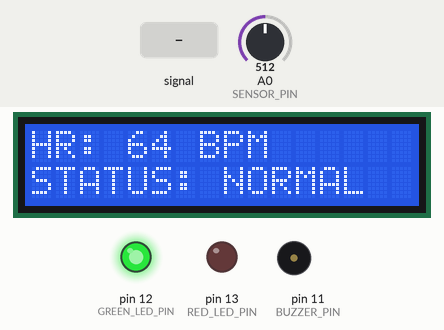
Bench run of a sketch on a simulated Arduino Uno, built with avr-gcc and run on an emulated ATmega328P. Shown: 16×2 character LCD, output pins drawn as LEDs (lit = HIGH), buzzer (waves = sounding). Dashed ring = blinking. The test bench sets the inputs (shaded band); at power-on: A0 (SENSOR_PIN) = 512. What the sketch prints to the serial monitor is not drawn.

Above: at 3.3 s.
3.4 s: A0 (SENSOR_PIN) fed a 200 Hz sine of ±460 counts around its level
At 3.87 s:
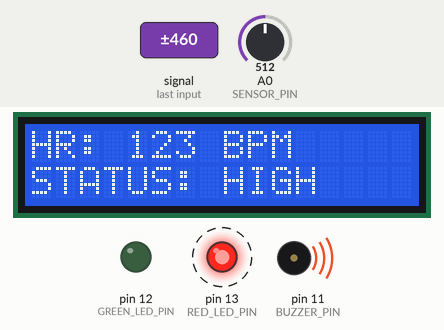
5.3 s: A0 (SENSOR_PIN) set to 306
At 6.77 s:
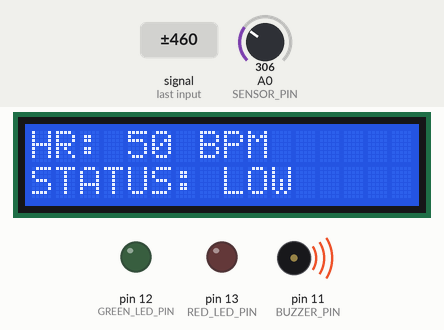
8.3 s: A0 (SENSOR_PIN) set to 511
At 9.3 s:
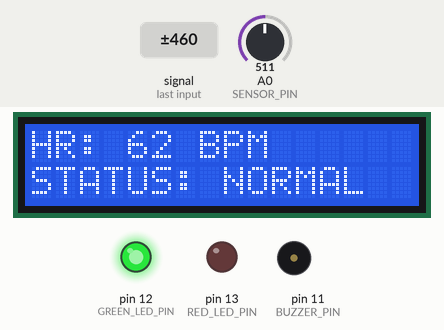
10.1 s: A0 (SENSOR_PIN) set to 485
At 11.0 s:
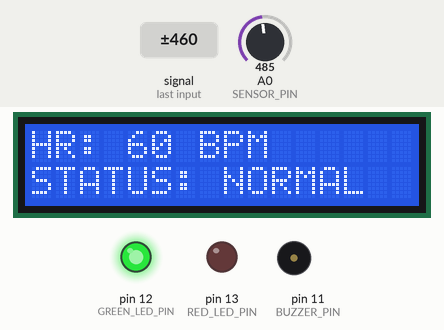
12.1 s: A0 (SENSOR_PIN) set to 462
At 13.99 s:
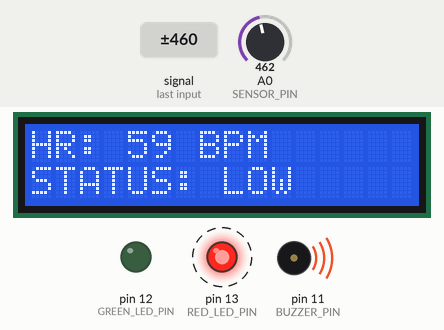
14.0 s: A0 (SENSOR_PIN) fed a 1000 Hz sine of ±255 counts around its level
At 16.0 s:
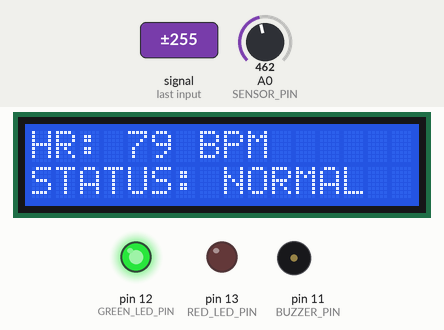
Timing chart, 0 to 17.5 s (numbered marks = the images above; inputs shaded):
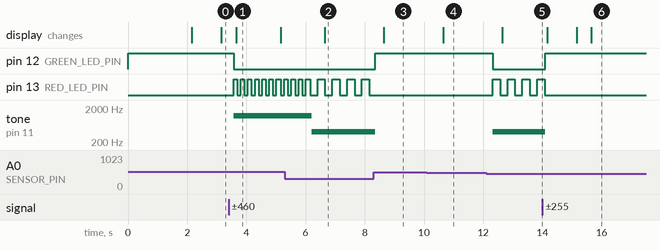

The sketch:

sketch.ino
```cpp
#include <Wire.h>
#include <LiquidCrystal_I2C.h>

// ===========================================================================
// PIN DEFINITIONS
// ===========================================================================

#define SENSOR_PIN       A0
#define BUZZER_PIN       11
#define GREEN_LED_PIN    12
#define RED_LED_PIN      13

// ===========================================================================
// LCD CONFIGURATION
// ===========================================================================

LiquidCrystal_I2C lcd(0x27, 16, 2);

// ===========================================================================
// HEART-RATE THRESHOLDS
// ===========================================================================

const int LOW_BPM_THRESHOLD  = 60;
const int HIGH_BPM_THRESHOLD = 100;

// ===========================================================================
// SIGNAL PROCESSING PARAMETERS
// ===========================================================================

const int SENSOR_THRESHOLD = 550;
const int RESET_THRESHOLD  = 500;
const int MIN_IBI          = 300;
const int FILTER_SIZE      = 5;

// ===========================================================================
// SYNTHETIC PULSE PARAMETERS
// ===========================================================================

const unsigned long PULSE_WIDTH = 80;

// ===========================================================================
// SYSTEM STATES
// ===========================================================================

enum SystemState {
  STATE_NORMAL,
  STATE_LOW_ALARM,
  STATE_HIGH_ALARM
};

SystemState currentState = STATE_NORMAL;

// ===========================================================================
// SENSOR / FILTER VARIABLES
// ===========================================================================

int rawSensorValue = 0;

int filterBuffer[FILTER_SIZE];
int filterIndex = 0;

int filteredSignal = 0;

// ===========================================================================
// HEARTBEAT VARIABLES
// ===========================================================================

unsigned long lastBeatTime = 0;
unsigned long currentBeatTime = 0;

unsigned long ibi = 800;

int calculatedBPM = 75;

bool peakDetected = false;

// ===========================================================================
// DISPLAY / ALERT TIMERS
// ===========================================================================

unsigned long lastDisplayUpdate = 0;
unsigned long lastBlinkTime = 0;

bool redLedState = false;

// ===========================================================================
// SYNTHETIC PULSE GENERATOR
// ===========================================================================

unsigned long lastSimPulse = 0;

// ===========================================================================
// FUNCTION PROTOTYPES
// ===========================================================================

void initializeFilter();

void readSensorAndFilter();

void generateSyntheticPulse();

void detectHeartbeat();

void calculateBPM();

void evaluateSystemState();

void processAlerts();

void updateDisplay();

void updateSerialMonitor();

// ===========================================================================
// SETUP
// ===========================================================================

void setup() {

  Serial.begin(115200);

  pinMode(BUZZER_PIN, OUTPUT);
  pinMode(GREEN_LED_PIN, OUTPUT);
  pinMode(RED_LED_PIN, OUTPUT);

  digitalWrite(BUZZER_PIN, LOW);
  digitalWrite(GREEN_LED_PIN, HIGH);
  digitalWrite(RED_LED_PIN, LOW);

  initializeFilter();

  lcd.init();
  lcd.backlight();
  lcd.clear();

  // ---------------------------------------------------------
  // Startup screen
  // ---------------------------------------------------------

  lcd.setCursor(0, 0);
  lcd.print("HEART MONITOR");

  lcd.setCursor(0, 1);
  lcd.print("INITIALIZING...");

  delay(2000);

  lcd.clear();

  // ---------------------------------------------------------
  // Serial startup information
  // ---------------------------------------------------------

  Serial.println();
  Serial.println("==============================================");
  Serial.println(" HEARTBEAT MONITOR WITH ALERT SYSTEM");
  Serial.println("==============================================");
  Serial.println("Platform : Arduino UNO / Wokwi");
  Serial.println("Input    : Synthetic PPG via Potentiometer");
  Serial.println("Normal   : 60 - 100 BPM");
  Serial.println("Low Alarm: < 60 BPM");
  Serial.println("High Alarm: > 100 BPM");
  Serial.println("==============================================");
  Serial.println();
}

// ===========================================================================
// MAIN LOOP
// ===========================================================================

void loop() {

  // 1. Read/simulate pulse signal and filter it
  readSensorAndFilter();

  // 2. Detect heartbeat and calculate IBI/BPM
  detectHeartbeat();

  // 3. Determine system state
  evaluateSystemState();

  // 4. Control LEDs and buzzer
  processAlerts();

  // 5. Update LCD and Serial Monitor every 500 ms
  if (millis() - lastDisplayUpdate >= 500) {

    lastDisplayUpdate = millis();

    updateDisplay();
    updateSerialMonitor();
  }
}

// ===========================================================================
// FILTER INITIALIZATION
// ===========================================================================

void initializeFilter() {

  for (int i = 0; i < FILTER_SIZE; i++) {
    filterBuffer[i] = 180;
  }

  filterIndex = 0;
}

// ===========================================================================
// 1. SENSOR READING + SYNTHETIC PULSE GENERATION
// ===========================================================================

void readSensorAndFilter() {

  // Read potentiometer.
  // The potentiometer controls the simulated heart rate.
  int potValue = analogRead(SENSOR_PIN);

  // Convert potentiometer position to pulse period.
  //
  // 1500 ms -> approximately 40 BPM
  // 1000 ms -> approximately 60 BPM
  // 800 ms  -> approximately 75 BPM
  // 600 ms  -> approximately 100 BPM
  // 428 ms  -> approximately 140 BPM

  unsigned long targetPeriod =
      map(potValue, 0, 1023, 1500, 428);

  unsigned long now = millis();

  // Generate a new synthetic pulse at the selected period.
  if (now - lastSimPulse >= targetPeriod) {
    lastSimPulse = now;
  }

  // Generate a short PPG-like pulse peak.
  if (now - lastSimPulse < PULSE_WIDTH) {

    rawSensorValue = 750;

  } else {

    rawSensorValue = 180;
  }

  // ---------------------------------------------------------
  // Moving-average filter
  // ---------------------------------------------------------

  filterBuffer[filterIndex] = rawSensorValue;

  filterIndex++;

  if (filterIndex >= FILTER_SIZE) {
    filterIndex = 0;
  }

  long sum = 0;

  for (int i = 0; i < FILTER_SIZE; i++) {
    sum += filterBuffer[i];
  }

  filteredSignal = sum / FILTER_SIZE;
}

// ===========================================================================
// 2. PEAK DETECTION + IBI MEASUREMENT
// ===========================================================================

void detectHeartbeat() {

  // Detect the beginning of a pulse.
  if (filteredSignal > SENSOR_THRESHOLD && !peakDetected) {

    currentBeatTime = millis();

    // ---------------------------------------------------------
    // First beat establishes the timing baseline.
    // ---------------------------------------------------------

    if (lastBeatTime == 0) {

      lastBeatTime = currentBeatTime;

      peakDetected = true;

      return;
    }

    // ---------------------------------------------------------
    // Calculate time between current and previous beat.
    // ---------------------------------------------------------

    unsigned long timeDelta =
        currentBeatTime - lastBeatTime;

    // ---------------------------------------------------------
    // Accept only physiologically reasonable intervals.
    // ---------------------------------------------------------

    if (timeDelta >= MIN_IBI) {

      ibi = timeDelta;

      lastBeatTime = currentBeatTime;

      peakDetected = true;

      calculateBPM();
    }
  }

  // ---------------------------------------------------------
  // Wait for the signal to return below the reset threshold
  // before allowing another peak to be detected.
  // ---------------------------------------------------------

  if (filteredSignal < RESET_THRESHOLD) {

    peakDetected = false;
  }
}

// ===========================================================================
// 3. BPM CALCULATION
// ===========================================================================

void calculateBPM() {

  if (ibi > 0) {

    // BPM = 60,000 / IBI in milliseconds

    int rawBPM = 60000UL / ibi;

    // Keep the displayed value within a reasonable range.
    calculatedBPM = constrain(rawBPM, 30, 220);
  }
}

// ===========================================================================
// 4. SYSTEM STATE EVALUATION
// ===========================================================================

void evaluateSystemState() {

  if (calculatedBPM < LOW_BPM_THRESHOLD) {

    currentState = STATE_LOW_ALARM;

  }
  else if (calculatedBPM > HIGH_BPM_THRESHOLD) {

    currentState = STATE_HIGH_ALARM;

  }
  else {

    currentState = STATE_NORMAL;
  }
}

// ===========================================================================
// 5. ALERT CONTROL
// ===========================================================================

void processAlerts() {

  switch (currentState) {

    // ---------------------------------------------------------
    // NORMAL STATE
    // ---------------------------------------------------------

    case STATE_NORMAL:

      digitalWrite(GREEN_LED_PIN, HIGH);
      digitalWrite(RED_LED_PIN, LOW);

      noTone(BUZZER_PIN);

      redLedState = false;

      break;

    // ---------------------------------------------------------
    // LOW HEART-RATE ALARM
    // ---------------------------------------------------------

    case STATE_LOW_ALARM:

      digitalWrite(GREEN_LED_PIN, LOW);

      if (millis() - lastBlinkTime >= 250) {

        lastBlinkTime = millis();

        redLedState = !redLedState;

        digitalWrite(RED_LED_PIN, redLedState);
      }

      tone(BUZZER_PIN, 400);

      break;

    // ---------------------------------------------------------
    // HIGH HEART-RATE ALARM
    // ---------------------------------------------------------

    case STATE_HIGH_ALARM:

      digitalWrite(GREEN_LED_PIN, LOW);

      if (millis() - lastBlinkTime >= 120) {

        lastBlinkTime = millis();

        redLedState = !redLedState;

        digitalWrite(RED_LED_PIN, redLedState);
      }

      tone(BUZZER_PIN, 1200);

      break;
  }
}

// ===========================================================================
// 6. LCD DISPLAY
// ===========================================================================

void updateDisplay() {

  // ---------------------------------------------------------
  // Line 1: Heart rate
  // ---------------------------------------------------------

  lcd.setCursor(0, 0);

  lcd.print("HR: ");

  lcd.print(calculatedBPM);

  lcd.print(" BPM     ");

  // ---------------------------------------------------------
  // Line 2: Current state
  // ---------------------------------------------------------

  lcd.setCursor(0, 1);

  switch (currentState) {

    case STATE_NORMAL:

      lcd.print("STATUS: NORMAL  ");

      break;

    case STATE_LOW_ALARM:

      lcd.print("STATUS: LOW     ");

      break;

    case STATE_HIGH_ALARM:

      lcd.print("STATUS: HIGH    ");

      break;
  }
}

// ===========================================================================
// 7. SERIAL MONITOR TELEMETRY
// ===========================================================================

void updateSerialMonitor() {

  Serial.print("RAW_ADC:");
  Serial.print(rawSensorValue);

  Serial.print(" | FILTERED:");
  Serial.print(filteredSignal);

  Serial.print(" | IBI_MS:");
  Serial.print(ibi);

  Serial.print(" | BPM:");
  Serial.print(calculatedBPM);

  Serial.print(" | STATE:");

  switch (currentState) {

    case STATE_NORMAL:

      Serial.println("NORMAL");

      break;

    case STATE_LOW_ALARM:

      Serial.println("ALARM_LOW");

      break;

    case STATE_HIGH_ALARM:

      Serial.println("ALARM_HIGH");

      break;
  }
}
```

Measured:
- the behaviour switches between 478 and 477 on A0 (SENSOR_PIN) (found by bisection; images 4 and 5)
- after the input at 3.4 s, pin 12 (GREEN_LED_PIN): HIGH → LOW after 0.17 s; pin 13 (RED_LED_PIN): alternates HIGH for 0.12 s and LOW for 0.12 s, starting after 0.17 s; tone on pin 11 (BUZZER_PIN): silent → 1200 Hz after 0.17 s; the display: changes after 0.25 s (image 1)
- after the input at 5.3 s, tone on pin 11 (BUZZER_PIN): 1200 Hz → 400 Hz after 0.91 s; the display: changes after 1.4 s (image 2)
- after the input at 8.3 s, pin 12 (GREEN_LED_PIN): LOW → HIGH after 0.06 s; pin 13 (RED_LED_PIN): stops changing and stays LOW; tone on pin 11 (BUZZER_PIN): 400 Hz → silent after 0.06 s; the display: changes after 0.35 s (image 3)
- after the input at 10.1 s, the display: changes after 0.55 s (image 4)
- after the input at 12.1 s, pin 12 (GREEN_LED_PIN): HIGH → LOW after 0.22 s; pin 13 (RED_LED_PIN): alternates HIGH for 0.25 s and LOW for 0.25 s, starting after 0.22 s; tone on pin 11 (BUZZER_PIN): silent → 400 Hz after 0.22 s; the display: changes after 0.55 s (image 5)
- after the input at 14.0 s, pin 12 (GREEN_LED_PIN): LOW → HIGH after 0.09 s; pin 13 (RED_LED_PIN): goes on until 14.1 s, then stays LOW; tone on pin 11 (BUZZER_PIN): 400 Hz → silent after 0.09 s; the display: changes after 0.16 s (image 6)
